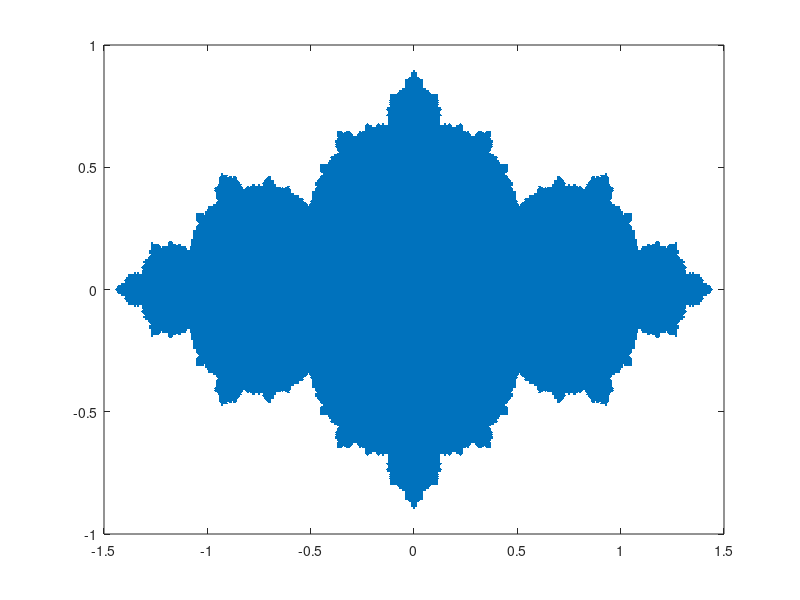

Write MATLAB code to recreate this figure.
%Julia Sets
%Author: Russell J Phelan
%Date: 12/22/15

clear all; 

%how dense, and with what bounds do we generate #'s in complex plane? 
bound = 1.5;
spacing = .0075;


%creates complex plane object
%cPlane = zeros((bound/spacing)^2); %preallocating array

i = 1;
cPlane = [];
for b = -bound:spacing:bound
    for a = -bound:spacing:bound
         cPlane = [cPlane complex(a,b)]; %1D array holding complex #'s in plane of interest. They are ordered, but it's in a silly way, like a collapsed 2D array. 
         %i = i + 1
    end
end





%for every point in the complex plane...
c = -.8 + .156*i;
blowup = realmax; %if modulus of complex # is bigger than this, call orbit unbounded
numIters = 25;
notJulia = 0;
juliaSet = [];

for i=1:length(cPlane)
    
    currNum = cPlane(i); %want to keep point that launched orbit for Julia Set
    iterNum = currNum; %this is the variable that stores current dynamical system val
    
    %determine if an orbit from that point is bounded...
    for j=1:numIters
        notJulia = 0;
        iterNum = iterNum^2 + c;
        mod = abs(iterNum);
        if mod > blowup
            notJulia = 1; 
            break;
        end
    end
    
    if notJulia
        continue; %this orbit is unbounded, choose a new starting #
    else
        juliaSet = [juliaSet currNum]; %add # to Filled Julia Set
    end
end
    
plot(juliaSet,'.','MarkerSize',6)